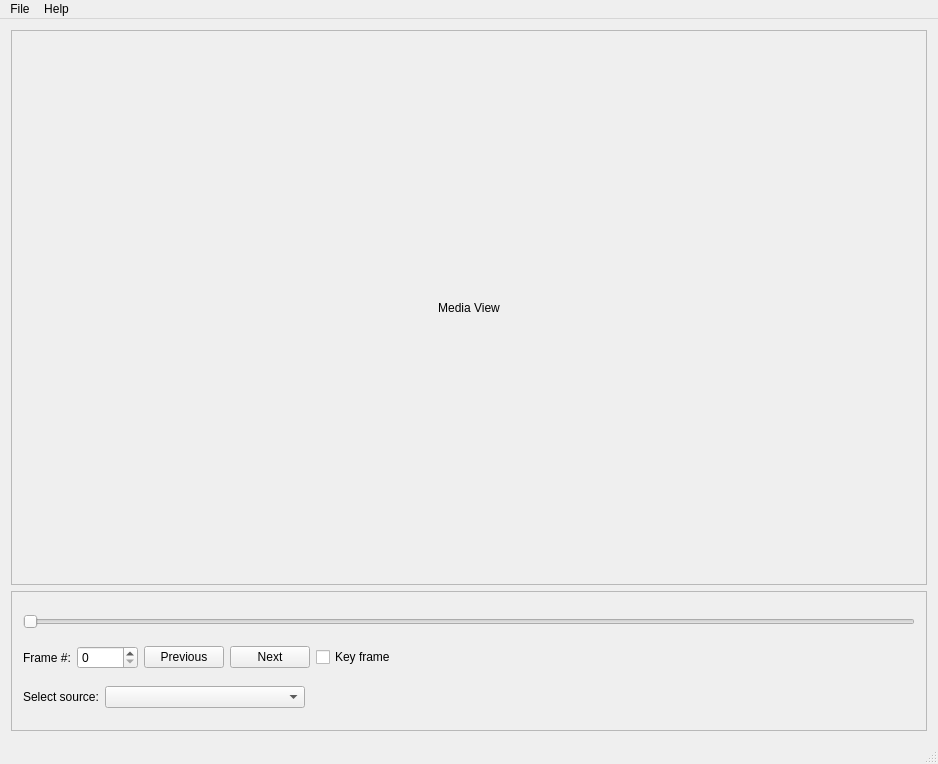
<?xml version="1.0" encoding="UTF-8"?>
<ui version="4.0">
 <class>MainWindow</class>
 <widget class="QMainWindow" name="MainWindow">
  <property name="geometry">
   <rect>
    <x>0</x>
    <y>0</y>
    <width>938</width>
    <height>764</height>
   </rect>
  </property>
  <property name="windowTitle">
   <string>ld-combine</string>
  </property>
  <widget class="QWidget" name="centralWidget">
   <layout class="QVBoxLayout" name="verticalLayout">
    <item>
     <widget class="QScrollArea" name="mediaViewScrollArea">
      <property name="widgetResizable">
       <bool>true</bool>
      </property>
      <widget class="QWidget" name="scrollAreaWidgetContents">
       <property name="geometry">
        <rect>
         <x>0</x>
         <y>0</y>
         <width>918</width>
         <height>554</height>
        </rect>
       </property>
       <layout class="QVBoxLayout" name="verticalLayout_2">
        <item>
         <widget class="QLabel" name="mediaViewLabel">
          <property name="text">
           <string>Media View</string>
          </property>
          <property name="alignment">
           <set>Qt::AlignCenter</set>
          </property>
         </widget>
        </item>
       </layout>
      </widget>
     </widget>
    </item>
    <item>
     <widget class="QFrame" name="mediaControlFrame">
      <property name="minimumSize">
       <size>
        <width>0</width>
        <height>140</height>
       </size>
      </property>
      <property name="maximumSize">
       <size>
        <width>16777215</width>
        <height>140</height>
       </size>
      </property>
      <property name="frameShape">
       <enum>QFrame::StyledPanel</enum>
      </property>
      <property name="frameShadow">
       <enum>QFrame::Raised</enum>
      </property>
      <layout class="QVBoxLayout" name="verticalLayout_3">
       <item>
        <layout class="QHBoxLayout" name="horizontalLayout_2">
         <item>
          <widget class="QSlider" name="frameNumberHorizontalSlider">
           <property name="orientation">
            <enum>Qt::Horizontal</enum>
           </property>
          </widget>
         </item>
        </layout>
       </item>
       <item>
        <layout class="QHBoxLayout" name="horizontalLayout">
         <item>
          <widget class="QLabel" name="label_2">
           <property name="text">
            <string>Frame #:</string>
           </property>
          </widget>
         </item>
         <item>
          <widget class="QSpinBox" name="frameNumberSpinBox">
           <property name="maximum">
            <number>99999</number>
           </property>
          </widget>
         </item>
         <item>
          <widget class="QPushButton" name="previousFramePushButton">
           <property name="text">
            <string>Previous</string>
           </property>
          </widget>
         </item>
         <item>
          <widget class="QPushButton" name="nextFramePushButton">
           <property name="text">
            <string>Next</string>
           </property>
          </widget>
         </item>
         <item>
          <widget class="QCheckBox" name="keyFrameCheckBox">
           <property name="text">
            <string>Key frame</string>
           </property>
          </widget>
         </item>
         <item>
          <spacer name="horizontalSpacer">
           <property name="orientation">
            <enum>Qt::Horizontal</enum>
           </property>
           <property name="sizeHint" stdset="0">
            <size>
             <width>40</width>
             <height>20</height>
            </size>
           </property>
          </spacer>
         </item>
        </layout>
       </item>
       <item>
        <layout class="QHBoxLayout" name="horizontalLayout_3">
         <item>
          <widget class="QLabel" name="selectSourceLabel">
           <property name="text">
            <string>Select source:</string>
           </property>
          </widget>
         </item>
         <item>
          <widget class="QComboBox" name="sourceSelectComboBox">
           <property name="minimumSize">
            <size>
             <width>200</width>
             <height>0</height>
            </size>
           </property>
           <property name="currentText">
            <string/>
           </property>
          </widget>
         </item>
         <item>
          <spacer name="horizontalSpacer_2">
           <property name="orientation">
            <enum>Qt::Horizontal</enum>
           </property>
           <property name="sizeHint" stdset="0">
            <size>
             <width>40</width>
             <height>20</height>
            </size>
           </property>
          </spacer>
         </item>
        </layout>
       </item>
      </layout>
     </widget>
    </item>
   </layout>
  </widget>
  <widget class="QMenuBar" name="menuBar">
   <property name="geometry">
    <rect>
     <x>0</x>
     <y>0</y>
     <width>938</width>
     <height>22</height>
    </rect>
   </property>
   <widget class="QMenu" name="menuFile">
    <property name="title">
     <string>File</string>
    </property>
    <addaction name="actionOpen_new_source"/>
    <addaction name="actionClose_current_source"/>
    <addaction name="separator"/>
    <addaction name="actionExit"/>
   </widget>
   <widget class="QMenu" name="menuHelp">
    <property name="title">
     <string>Help</string>
    </property>
    <addaction name="actionAbout_ld_combine"/>
   </widget>
   <addaction name="menuFile"/>
   <addaction name="menuHelp"/>
  </widget>
  <widget class="QStatusBar" name="statusBar"/>
  <action name="actionOpen_new_source">
   <property name="text">
    <string>Open new source...</string>
   </property>
  </action>
  <action name="actionReplace_current_source">
   <property name="text">
    <string>Replace current source...</string>
   </property>
  </action>
  <action name="actionClose_current_source">
   <property name="text">
    <string>Close current source</string>
   </property>
  </action>
  <action name="actionExit">
   <property name="text">
    <string>Exit</string>
   </property>
  </action>
  <action name="actionAbout_ld_combine">
   <property name="text">
    <string>About ld-combine...</string>
   </property>
  </action>
 </widget>
 <layoutdefault spacing="6" margin="11"/>
 <resources/>
 <connections/>
</ui>
